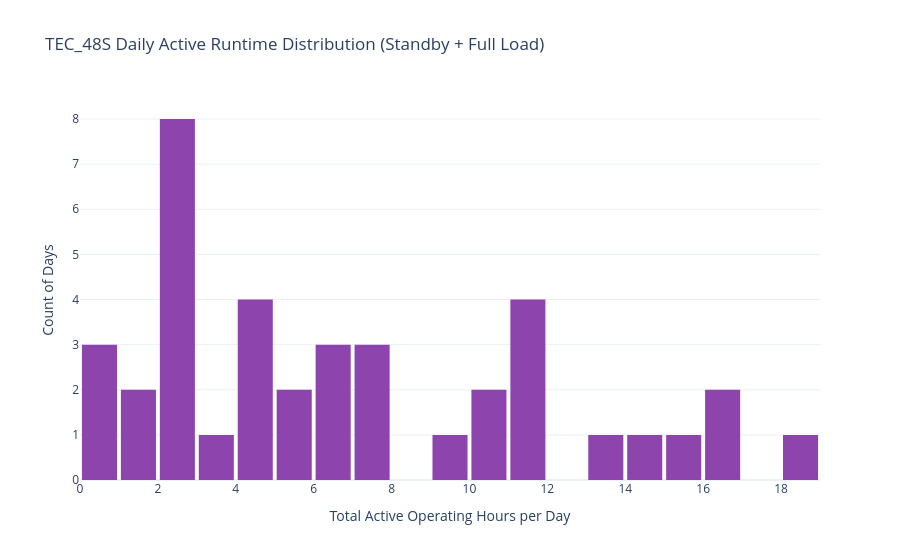

Write notebook code for a chart like this one.
### Markdown cell above
### 📊 6. Understanding Daily Runtime Patterns
To build a reliable AI scheduler, the algorithm needs to know exactly how much time the machine requires to finish its daily quota. 

This histogram maps out the total active hours for every day the machine was turned on. The data shows a median operating time of ~6 hours, with the vast majority of shifts requiring less than 8 hours. This leaves a massive 16-hour window every single day for our optimization engine to hunt down the absolute cheapest grid prices.

### Code cell
# Histogram of active runtimes (including standby)
fig_hist = px.histogram(
    active_shifts.to_pandas(),
    x="active_hours",
    nbins=20,
    title="TEC_48S Daily Active Runtime Distribution (Standby + Full Load)",
    labels={"active_hours": "Total Active Operating Hours per Day"},
    template="plotly_white",
    color_discrete_sequence=["#8e44ad"]
)

fig_hist.update_layout(
    yaxis_title="Count of Days",
    xaxis=dict(tickmode="linear", tick0=0, dtick=2),
    bargap=0.1,
    hovermode="x unified"
)
fig_hist.show()

### Figure 1 — Plotly figure (JSON) as saved in the notebook; plotly's stock layout.template omitted (floating-point values rounded to 4 significant figures)
{"data": [{"bingroup": "x", "hovertemplate": "Total Active Operating Hours per Day=%{x}<br>count=%{y}<extra></extra>", "legendgroup": "", "marker": {"color": "#8e44ad", "pattern": {"shape": ""}}, "name": "", "nbinsx": 20, "orientation": "v", "showlegend": false, "type": "histogram", "x": [6.943, 14.04, 11.03, 11.15, 7.739, 11.19, 16.44, 2.743, 6.483, 11.39, 15.14, 4.783, 0.4264, 0.5181, 3.115, 10.92, 7.751, 10.89, 4.954, 4.118, 18.71, 9.81, 13.19, 5.989, 2.862, 4.619, 1.296, 0.975, 5.186, 2.299, 2.75, 2.16, 2.558, 7.785, 2.764, 2.872, 16.06, 6.338, 1.415], "xaxis": "x", "yaxis": "y"}], "layout": {"bargap": 0.1, "barmode": "relative", "hovermode": "x unified", "legend": {"tracegroupgap": 0}, "title": {"text": "TEC_48S Daily Active Runtime Distribution (Standby + Full Load)"}, "xaxis": {"anchor": "y", "domain": [0, 1], "dtick": 2, "tick0": 0, "tickmode": "linear", "title": {"text": "Total Active Operating Hours per Day"}}, "yaxis": {"anchor": "x", "domain": [0, 1], "title": {"text": "Count of Days"}}}}
